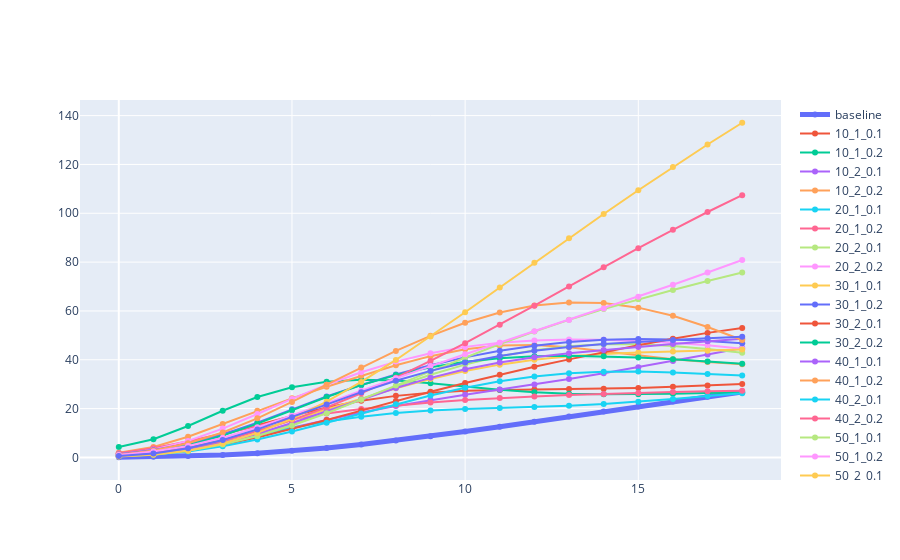

Source (notebook cell):
### Code cell
fig = go.Figure()
fig.add_trace(go.Scatter(y=baseline_rmses, name="baseline", line=dict(width=5)))
for i in range(len(rmses)):
    fig.add_trace(go.Scatter(y=rmses[i], name=exp_names[i]))
fig.show()
